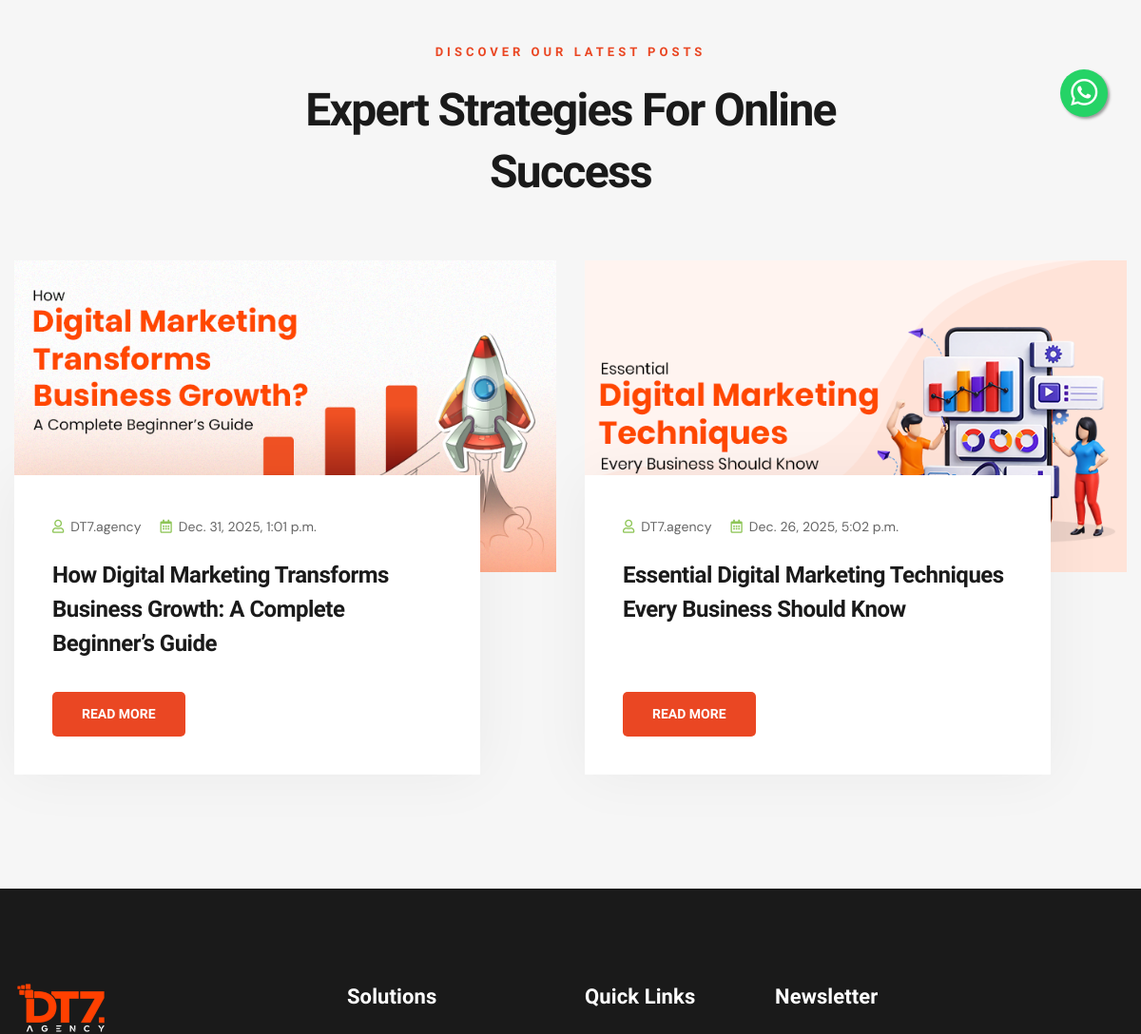
The app's page / (middle part), older data.
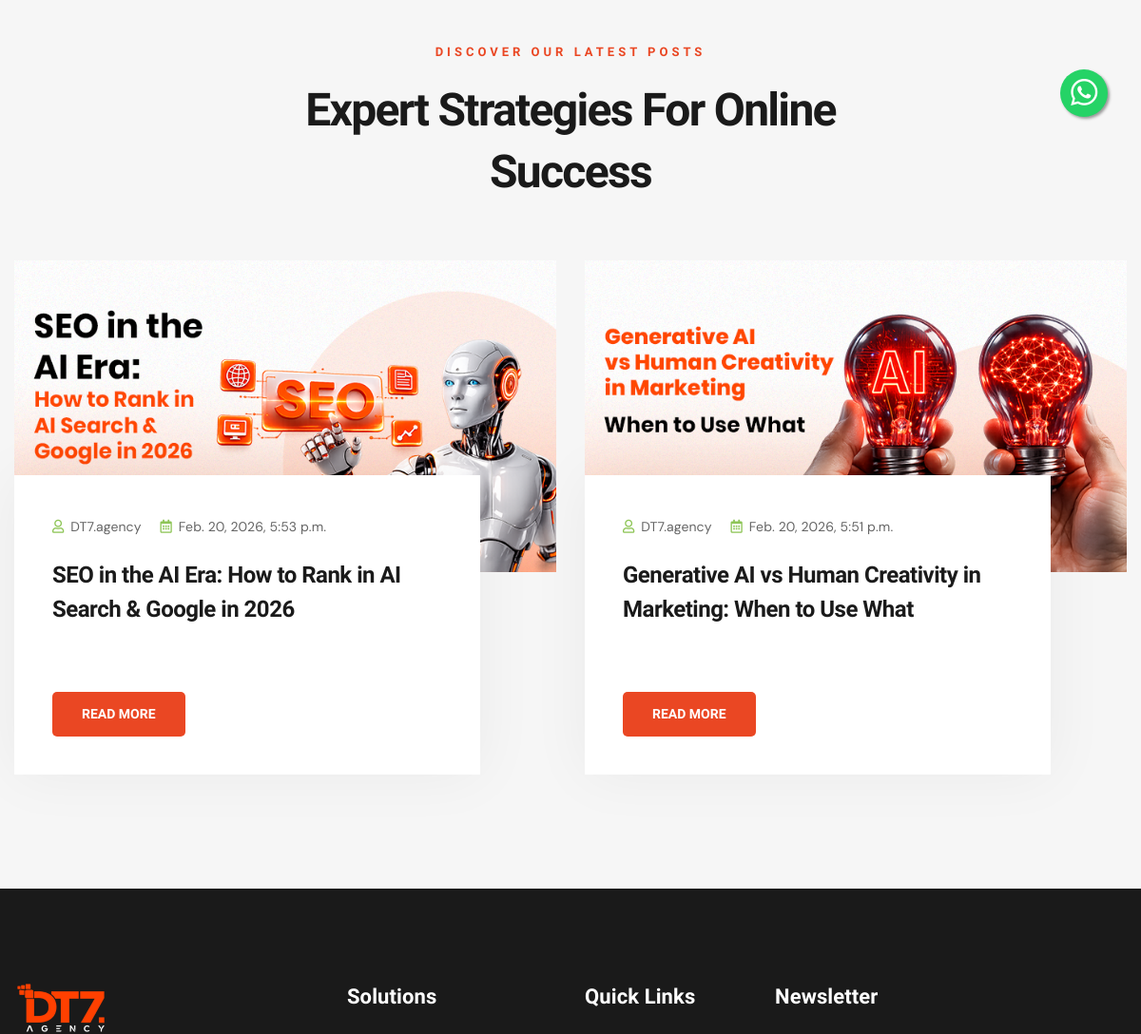
The same page, newer data.
### DT7App/models.py (models this page shows, shortened)
class BlogPost(models.Model):
    Id = models.AutoField(primary_key=True)
    Category = models.ForeignKey(Category,on_delete=models.CASCADE,related_name='categories')
    Title =  models.CharField(max_length=225,default="title")
    Image1 = models.ImageField(upload_to='uploads/')
    Body = RichTextField(blank=True,null=True)
    Sluglink = models.CharField(max_length=200 ,blank=True,null=True)
    Tags = models.CharField(max_length=100 )
    CreatedName =  models.CharField(max_length=100)
    Create_at = models.DateTimeField(default=datetime.now)
    status = models.IntegerField(choices=STATUS, default=0)
    MetaTitle = models.CharField(max_length=255, blank=True,default="", null=True)
    MetaDescription = models.CharField(max_length=255, blank=True,default="", null=True)
    MetaKeywords = models.CharField(max_length=255, blank=True,default="", null=True)
    class Meta:
        ordering = ['-Create_at']

### DT7App/views.py (the view)
# urls.py: path('', Home , name='home'),
@csrf_exempt
def Home(request):
        latest_blogs = BlogPost.objects.filter().order_by('-Id')[:2]
        return render(request, 'uifiles/home.html',{'navbar':'Home','latest_blogs':latest_blogs})

### DT7App/context_processors.py (called while the page is built)
def get_client_ip(request):
    x_forwarded_for = request.META.get("HTTP_X_FORWARDED_FOR")
    if x_forwarded_for:
        return x_forwarded_for.split(",")[0].strip()
    return request.META.get("REMOTE_ADDR")

def get_lat_lng_from_ip(ip):
    try:
        response = requests.get(f"https://ipapi.co/{ip}/json/", timeout=2)
        if response.status_code == 200:
            data = response.json()
            return data.get("latitude"), data.get("longitude")
    except Exception:
        pass
    return None, None

def location_data(request):
    city = request.COOKIES.get("user_city")
    if city:
        return {"city": city}
    try:
        path_parts = request.path.strip("/").split("/")
        if path_parts and path_parts[0].lower() in VALID_CITIES:
            return {"city": path_parts[0].lower()}
    except Exception:
        pass
    try:
        ip = get_client_ip(request)
        lat, lng = get_lat_lng_from_ip(ip)
        if lat and lng:
            return {"city": get_nearest_city(lat, lng)}
    except Exception:
        pass
    return {"city": "guntur"}

### templates/uifiles/home.html (shortened to what this page needs)
{% extends 'uifiles/base.html' %}
{% load static %}
{% block content %}
        <section class="blog-one pt-5">
            <div class="container">
                <div class="blog-one__sec-title sec-title wow animated fadeIn" data-wow-delay="0.1s" data-wow-duration="1500ms">
                    <p class="sec-title__top">Discover Our Latest Posts</p>
                    <h2 class="blog-one__heading sec-title__heading">Expert Strategies for Online Success</h2>
                </div>
                <div class="row">
                    {% for blogitem in latest_blogs %}
                    <div class="col-xl-6 col-md-6 wow animated fadeInUp" data-wow-delay="0.1s" data-wow-duration="1500ms">
                        <div class="blog-page__blog">
                            <div class="blog-page__blog-img-box">
                                <img src="/media/{{blogitem.Image1}}" alt="{{ blogitem.Title }} - DT7.Agency Blog" title="{{ blogitem.Title }} | Expert Insights" class="blog-page__blog-img">
                            </div>
                            <div class="blog-page__blog-content">
                                <ul class="blog-page__blog-info">
                                    <li><i class="far fa-user"></i><span>{{ blogitem.CreatedName }}</span></li>
                                    <li><i class="far fa-calendar-alt"></i><span>{{ blogitem.Create_at }}</span></li>
                                </ul>
                                <a href="/blog/{{ blogitem.Sluglink }}" class="blog-page__blog-title mb-3" title="Read {{ blogitem.Title }} - DT7.Agency Blog">{{ blogitem.Title }}</a>
                                <a href="/blog/{{ blogitem.Sluglink }}" class="blog-page__blog-btn digihub-btn digihub-btn--secondary" title="Read More: {{ blogitem.Title }}">READ MORE </a>
                            </div>
                        </div>
                    </div>
                    {% endfor %}
                </div>
            </div>
        </section>
{% endblock %}

### templates/uifiles/base.html (shortened to what this page needs)
{% load static %}
<!DOCTYPE html>
<html lang="en">
<head>
    <link rel="stylesheet" href="{% static 'assets/vendors/bootstrap/css/bootstrap.min.css' %}">
    <link rel="preload" href="{% static 'assets/vendors/bootstrap-select/bootstrap-select.min.css' %}" as="style" onload="this.rel='stylesheet'">
    <link rel="preload" href="{% static 'assets/vendors/animate/animate.min.css' %}" as="style" onload="this.rel='stylesheet'">
    <link rel="preload" href="{% static 'assets/vendors/fontawesome/css/all.min.css' %}" as="style" onload="this.rel='stylesheet'">
    <link rel="preload" href="{% static 'assets/vendors/digihub-icons/style.css' %}" as="style" onload="this.rel='stylesheet'">
    <link rel="preload" href="{% static 'assets/vendors/jarallax/jarallax.css' %}" as="style" onload="this.rel='stylesheet'">
    <link rel="preload" href="{% static 'assets/vendors/jquery-magnific-popup/jquery.magnific-popup.css' %}" as="style" onload="this.rel='stylesheet'">
    <link rel="preload" href="{% static 'assets/vendors/nouislider/nouislider.min.css' %}" as="style" onload="this.rel='stylesheet'">
    <link rel="preload" href="{% static 'assets/vendors/nouislider/nouislider.pips.css' %}" as="style" onload="this.rel='stylesheet'">
    <link rel="preload" href="{% static 'assets/vendors/tiny-slider/tiny-slider.css' %}" as="style" onload="this.rel='stylesheet'">
    <link rel="preload" href="{% static 'assets/vendors/owl-carousel/css/owl.carousel.min.css' %}" as="style" onload="this.rel='stylesheet'">
    <link rel="preload" href="{% static 'assets/vendors/owl-carousel/css/owl.theme.default.min.css' %}" as="style" onload="this.rel='stylesheet'">
    <link rel="preload" href="{% static 'assets/css/digihub.css' %}" as="style" onload="this.rel='stylesheet'">
    <link rel="preload" href="{% static 'assets/css/custom.css' %}" as="style" onload="this.rel='stylesheet'">
    <link href="https://assets.calendly.com/assets/external/widget.css" rel="stylesheet">
</head>
<body class="custom-cursor">
    <div class="page-wrapper">
        {% block content %}
        {% endblock %}
        <footer class="footer-one">
            <div class="container">
                <div class="row">
                    <div class="col-xl-3 col-md-5 wow animated fadeInUp" data-wow-delay="0.1s" data-wow-duration="1500ms">
                        <div class="footer-one__about-box">
                            <div class="footer-one__logo-box">
                                <a href="/" title="DT7Agency - Digital Marketing & Web Development">
                                    <img loading="lazy" src="{% static 'assets/images/logowhite.png' %}"
                                        alt="DT7Agency Logo - Digital Marketing, Web Design & SEO Services"
                                        title="DT7Agency | Leading Digital Marketing & Web Development Agency" class="footer-one__logo">
                                </a>
                            </div>
                        </div>
                    </div>
                    <div class="col-xl-3 col-md-3 col-sm-6 wow animated fadeInUp" data-wow-delay="0.3s" data-wow-duration="1500ms">
                        <div class="footer-one__link-box footer-one__link-box-one">
                            <h3 class="footer-one__title">Solutions</h3>
                        </div>
                    </div>
                    <div class="col-xl-2 col-md-4 col-sm-6 wow animated fadeInUp" data-wow-delay="0.5s" data-wow-duration="1500ms">
                        <div class="footer-one__link-box footer-one__link-box-two">
                            <h3 class="footer-one__title">Quick Links</h3>
                        </div>
                    </div>
                    <div class="col-xl-4 col-md-6 wow animated fadeInUp" data-wow-delay="0.7s" data-wow-duration="1500ms">
                        <div class="footer-one__newsletter-box">
                            <h3 class="footer-one__title">Newsletter</h3>
                        </div>
                    </div>
                </div>
            </div>
            <div class="whatsapp-icon">
                <a href="https://api.whatsapp.com/send?phone=918885782778&amp;text=Hi!%20I%20need%20Assistance" class="float" target="_blank" title="Chat with us on WhatsApp" aria-label="Chat with DT7.Agency on WhatsApp">
                    <i class="fab fa-whatsapp my-float" aria-hidden="true"></i>
                </a>
            </div>
        </footer>
    </div>
    <link href="https://cdn.jsdelivr.net/npm/@n8n/chat/dist/style.css" rel="stylesheet" />
</body>
</html>

### static/assets/css/custom.css (style rules this page uses)
.whatsapp-icon a { position: fixed !important; width: 50px !important; height: 50px !important; bottom: 17% !important; right: 2.9% !important; background-color: #25d366 !important; color: #FFF !important; border-radius: 50px !important; text-align: center !important; font-size: 32px !important; box-shadow: 2px 2px 3px #999 !important; z-index: 10001 !important; }
.my-float { margin-top: 8px; }
.blog-one .blog-page__blog-title { min-height: 125px; }
.digihub-btn--secondary { background-color: var(--digihub-base, #EA4723) !important; border-radius: 5px; }
.digihub-btn { padding: 13px 31px !important; }

Row changes from the older to the newer data that the page shows:
no longer on this page (row unchanged): BlogPost: Image1 (picture), CreatedName "DT7.agency", Create_at "Dec. 31, 2025, 1:01 p.m.", Title "How Digital Marketing Transforms Business Growth: A Complete Beginner’s Guide"
no longer on this page (row unchanged): BlogPost: Image1 (picture), CreatedName "DT7.agency", Create_at "Dec. 26, 2025, 5:02 p.m.", Title "Essential Digital Marketing Techniques Every Business Should Know"
added BlogPost: Image1 (picture), CreatedName "DT7.agency", Create_at "Feb. 20, 2026, 5:53 p.m.", Title "SEO in the AI Era: How to Rank in AI Search & Google in 2026"
added BlogPost: Image1 (picture), CreatedName "DT7.agency", Create_at "Feb. 20, 2026, 5:51 p.m.", Title "Generative AI vs Human Creativity in Marketing: When to Use What"
